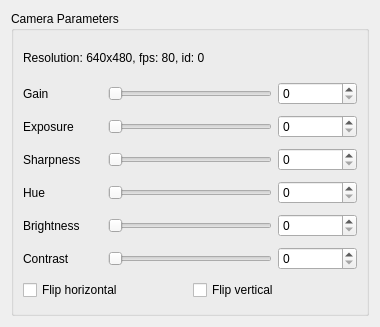
<?xml version="1.0" encoding="UTF-8"?>
<ui version="4.0">
 <class>PS3EYE_Parameters_Widget</class>
 <widget class="QWidget" name="PS3EYE_Parameters_Widget">
  <property name="geometry">
   <rect>
    <x>0</x>
    <y>0</y>
    <width>380</width>
    <height>327</height>
   </rect>
  </property>
  <property name="windowTitle">
   <string>Form</string>
  </property>
  <layout class="QVBoxLayout" name="verticalLayout">
   <item>
    <widget class="QGroupBox" name="active_camera_parameters_group">
     <property name="enabled">
      <bool>true</bool>
     </property>
     <property name="title">
      <string>Camera Parameters</string>
     </property>
     <layout class="QGridLayout" name="gridLayout">
      <item row="6" column="1" colspan="2">
       <widget class="QSlider" name="contrast_slider">
        <property name="maximum">
         <number>255</number>
        </property>
        <property name="orientation">
         <enum>Qt::Horizontal</enum>
        </property>
       </widget>
      </item>
      <item row="5" column="0">
       <widget class="QLabel" name="label_11">
        <property name="text">
         <string>Brightness</string>
        </property>
       </widget>
      </item>
      <item row="6" column="3">
       <widget class="QSpinBox" name="contrast_box">
        <property name="maximum">
         <number>255</number>
        </property>
       </widget>
      </item>
      <item row="5" column="1" colspan="2">
       <widget class="QSlider" name="brightness_slider">
        <property name="maximum">
         <number>255</number>
        </property>
        <property name="orientation">
         <enum>Qt::Horizontal</enum>
        </property>
       </widget>
      </item>
      <item row="4" column="0">
       <widget class="QLabel" name="label_10">
        <property name="text">
         <string>Hue</string>
        </property>
       </widget>
      </item>
      <item row="2" column="1" colspan="2">
       <widget class="QSlider" name="exposure_slider">
        <property name="maximum">
         <number>255</number>
        </property>
        <property name="orientation">
         <enum>Qt::Horizontal</enum>
        </property>
       </widget>
      </item>
      <item row="1" column="1" colspan="2">
       <widget class="QSlider" name="gain_slider">
        <property name="maximum">
         <number>63</number>
        </property>
        <property name="orientation">
         <enum>Qt::Horizontal</enum>
        </property>
       </widget>
      </item>
      <item row="3" column="3">
       <widget class="QSpinBox" name="sharpness_box">
        <property name="maximum">
         <number>63</number>
        </property>
       </widget>
      </item>
      <item row="3" column="0">
       <widget class="QLabel" name="label_9">
        <property name="text">
         <string>Sharpness</string>
        </property>
       </widget>
      </item>
      <item row="6" column="0">
       <widget class="QLabel" name="label_12">
        <property name="text">
         <string>Contrast </string>
        </property>
       </widget>
      </item>
      <item row="4" column="3">
       <widget class="QSpinBox" name="hue_box">
        <property name="maximum">
         <number>255</number>
        </property>
       </widget>
      </item>
      <item row="2" column="0">
       <widget class="QLabel" name="label_8">
        <property name="text">
         <string>Exposure </string>
        </property>
       </widget>
      </item>
      <item row="1" column="0">
       <widget class="QLabel" name="label_7">
        <property name="text">
         <string>Gain</string>
        </property>
       </widget>
      </item>
      <item row="3" column="1" colspan="2">
       <widget class="QSlider" name="sharpness_slider">
        <property name="maximum">
         <number>63</number>
        </property>
        <property name="orientation">
         <enum>Qt::Horizontal</enum>
        </property>
       </widget>
      </item>
      <item row="2" column="3">
       <widget class="QSpinBox" name="exposure_box">
        <property name="maximum">
         <number>255</number>
        </property>
       </widget>
      </item>
      <item row="7" column="2" colspan="2">
       <widget class="QCheckBox" name="vflip_chk">
        <property name="text">
         <string>Flip vertical</string>
        </property>
       </widget>
      </item>
      <item row="5" column="3">
       <widget class="QSpinBox" name="brightness_box">
        <property name="maximum">
         <number>255</number>
        </property>
       </widget>
      </item>
      <item row="4" column="1" colspan="2">
       <widget class="QSlider" name="hue_slider">
        <property name="maximum">
         <number>255</number>
        </property>
        <property name="orientation">
         <enum>Qt::Horizontal</enum>
        </property>
       </widget>
      </item>
      <item row="1" column="3">
       <widget class="QSpinBox" name="gain_box">
        <property name="maximum">
         <number>63</number>
        </property>
       </widget>
      </item>
      <item row="7" column="0" colspan="2">
       <widget class="QCheckBox" name="hflip_chk">
        <property name="text">
         <string>Flip horizontal</string>
        </property>
       </widget>
      </item>
      <item row="0" column="0" colspan="4">
       <widget class="QLabel" name="label_13">
        <property name="sizePolicy">
         <sizepolicy hsizetype="Minimum" vsizetype="Maximum">
          <horstretch>0</horstretch>
          <verstretch>0</verstretch>
         </sizepolicy>
        </property>
        <property name="baseSize">
         <size>
          <width>0</width>
          <height>0</height>
         </size>
        </property>
        <property name="text">
         <string>Resolution: 640x480, fps: 80, id: 0</string>
        </property>
        <property name="wordWrap">
         <bool>true</bool>
        </property>
       </widget>
      </item>
     </layout>
    </widget>
   </item>
  </layout>
 </widget>
 <resources/>
 <connections>
  <connection>
   <sender>gain_slider</sender>
   <signal>valueChanged(int)</signal>
   <receiver>gain_box</receiver>
   <slot>setValue(int)</slot>
   <hints>
    <hint type="sourcelabel">
     <x>456</x>
     <y>90</y>
    </hint>
    <hint type="destinationlabel">
     <x>596</x>
     <y>91</y>
    </hint>
   </hints>
  </connection>
  <connection>
   <sender>gain_box</sender>
   <signal>valueChanged(int)</signal>
   <receiver>gain_slider</receiver>
   <slot>setValue(int)</slot>
   <hints>
    <hint type="sourcelabel">
     <x>596</x>
     <y>91</y>
    </hint>
    <hint type="destinationlabel">
     <x>456</x>
     <y>90</y>
    </hint>
   </hints>
  </connection>
  <connection>
   <sender>exposure_slider</sender>
   <signal>valueChanged(int)</signal>
   <receiver>exposure_box</receiver>
   <slot>setValue(int)</slot>
   <hints>
    <hint type="sourcelabel">
     <x>456</x>
     <y>120</y>
    </hint>
    <hint type="destinationlabel">
     <x>596</x>
     <y>121</y>
    </hint>
   </hints>
  </connection>
  <connection>
   <sender>exposure_box</sender>
   <signal>valueChanged(int)</signal>
   <receiver>exposure_slider</receiver>
   <slot>setValue(int)</slot>
   <hints>
    <hint type="sourcelabel">
     <x>596</x>
     <y>121</y>
    </hint>
    <hint type="destinationlabel">
     <x>456</x>
     <y>120</y>
    </hint>
   </hints>
  </connection>
  <connection>
   <sender>sharpness_slider</sender>
   <signal>valueChanged(int)</signal>
   <receiver>sharpness_box</receiver>
   <slot>setValue(int)</slot>
   <hints>
    <hint type="sourcelabel">
     <x>189</x>
     <y>159</y>
    </hint>
    <hint type="destinationlabel">
     <x>317</x>
     <y>159</y>
    </hint>
   </hints>
  </connection>
  <connection>
   <sender>sharpness_box</sender>
   <signal>valueChanged(int)</signal>
   <receiver>sharpness_slider</receiver>
   <slot>setValue(int)</slot>
   <hints>
    <hint type="sourcelabel">
     <x>317</x>
     <y>159</y>
    </hint>
    <hint type="destinationlabel">
     <x>189</x>
     <y>159</y>
    </hint>
   </hints>
  </connection>
  <connection>
   <sender>hue_box</sender>
   <signal>valueChanged(int)</signal>
   <receiver>hue_slider</receiver>
   <slot>setValue(int)</slot>
   <hints>
    <hint type="sourcelabel">
     <x>317</x>
     <y>192</y>
    </hint>
    <hint type="destinationlabel">
     <x>189</x>
     <y>192</y>
    </hint>
   </hints>
  </connection>
  <connection>
   <sender>hue_slider</sender>
   <signal>valueChanged(int)</signal>
   <receiver>hue_box</receiver>
   <slot>setValue(int)</slot>
   <hints>
    <hint type="sourcelabel">
     <x>189</x>
     <y>192</y>
    </hint>
    <hint type="destinationlabel">
     <x>317</x>
     <y>192</y>
    </hint>
   </hints>
  </connection>
  <connection>
   <sender>brightness_box</sender>
   <signal>valueChanged(int)</signal>
   <receiver>brightness_slider</receiver>
   <slot>setValue(int)</slot>
   <hints>
    <hint type="sourcelabel">
     <x>317</x>
     <y>225</y>
    </hint>
    <hint type="destinationlabel">
     <x>189</x>
     <y>225</y>
    </hint>
   </hints>
  </connection>
  <connection>
   <sender>brightness_slider</sender>
   <signal>valueChanged(int)</signal>
   <receiver>brightness_box</receiver>
   <slot>setValue(int)</slot>
   <hints>
    <hint type="sourcelabel">
     <x>189</x>
     <y>225</y>
    </hint>
    <hint type="destinationlabel">
     <x>317</x>
     <y>225</y>
    </hint>
   </hints>
  </connection>
  <connection>
   <sender>contrast_box</sender>
   <signal>valueChanged(int)</signal>
   <receiver>contrast_slider</receiver>
   <slot>setValue(int)</slot>
   <hints>
    <hint type="sourcelabel">
     <x>317</x>
     <y>258</y>
    </hint>
    <hint type="destinationlabel">
     <x>189</x>
     <y>258</y>
    </hint>
   </hints>
  </connection>
  <connection>
   <sender>contrast_slider</sender>
   <signal>valueChanged(int)</signal>
   <receiver>contrast_box</receiver>
   <slot>setValue(int)</slot>
   <hints>
    <hint type="sourcelabel">
     <x>189</x>
     <y>258</y>
    </hint>
    <hint type="destinationlabel">
     <x>317</x>
     <y>258</y>
    </hint>
   </hints>
  </connection>
 </connections>
</ui>
